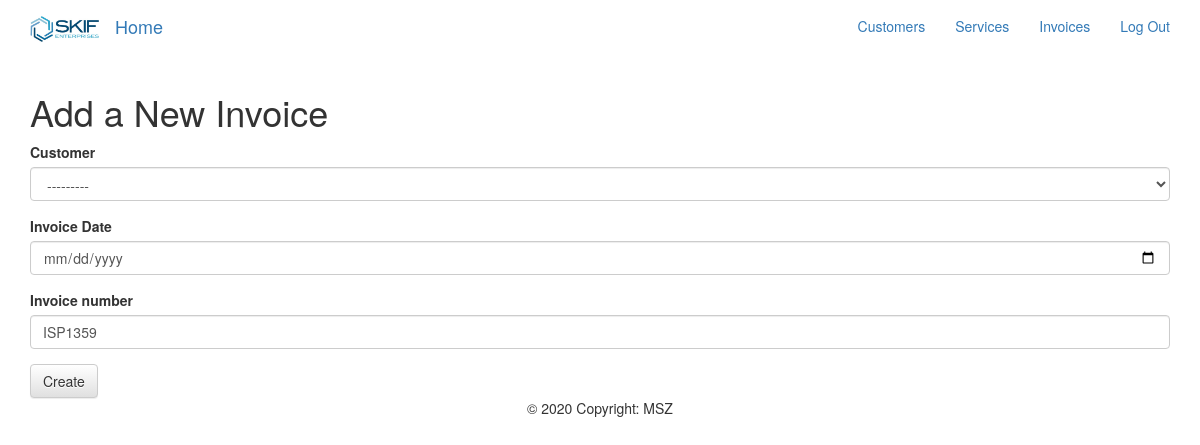
The app's page /isp_app/newinvoice/ (signed in), older data.
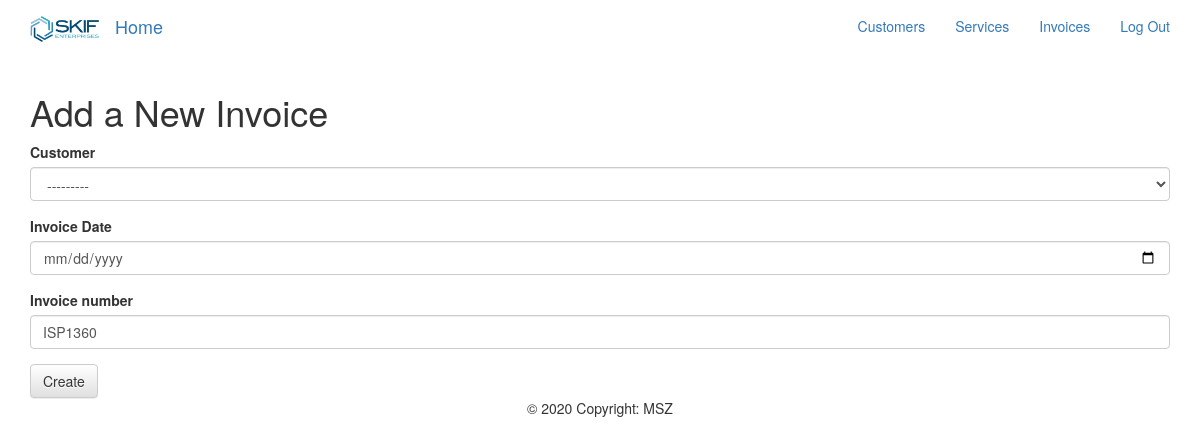
The same page, newer data.
### isp_app/models.py (models this page shows, shortened)
class Invoice(models.Model):
    customer = models.ForeignKey(Customer, on_delete=models.CASCADE)
    date_created=models.DateField(auto_now=False,auto_now_add=True)
    date_updated=models.DateField(auto_now=True,auto_now_add=False)
    invoice_created_by=models.ForeignKey(settings.AUTH_USER_MODEL, default=1, null=True, on_delete=models.CASCADE, editable=False)
    invoice_date=models.DateField(_("Invoice Date"), default=datetime.date.today)
    def increment_invoice_number():
        last_invoice = Invoice.objects.filter(customer__billing_company='SKIF').order_by('id').last()
        if not last_invoice:
             return 'ISP1359'
        invoice_no = last_invoice.invoice_number
        invoice_int = int(re.split('(\d+)',invoice_no)[1])
        new_invoice_int = invoice_int + 1
        new_invoice_no = 'ISP' + str(new_invoice_int)
        return new_invoice_no
    invoice_number=models.CharField(max_length=500, default=increment_invoice_number, null=True, blank=True )

### isp_app/views.py (the view)
# urls.py: path('newinvoice/', views.NewInvoiceView.as_view(),name='newinvoice'),
class NewInvoiceView(LoginRequiredMixin, CreateView):
    context_object_name = 'invoice'
    model=models.Invoice
    form_class= forms.InvoiceForm
    template_name = 'newinvoice.html'

### isp_app/forms.py
class InvoiceForm(forms.ModelForm):
    class Meta:
        model = Invoice
        fields='__all__'
        widgets = {
        'invoice_date': forms.DateInput(format=('%d/%m/%Y'), attrs={'class':'datepicker', 'placeholder':'Invoice Date', 'type':'date' }),
    }

### isp_app/models.py (called while the page is built)
    def __str__(self):
        return str(self.customer_name)

### isp_app/templates/newinvoice.html (shortened to what this page needs)
{% extends "base.html" %}
{% load bootstrap3 %}
{% block content%}
<div class="container">
  <h1>Add a New Invoice</h1>
  <form method="POST">
  {% bootstrap_form form %}
    <a href="{{ object.get_absolute_url }}"><input type="submit" class="btn btn-default" value="Create"></a>
  </form>
</div>
{% endblock %}

### templates/base.html (shortened to what this page needs)
<!DOCTYPE html>
{% load static%}
<html lang="en" dir="ltr">
  <head>
    <link rel="stylesheet" href="https://maxcdn.bootstrapcdn.com/bootstrap/3.3.7/css/bootstrap.min.css">
    <link rel="stylesheet" href="https://maxcdn.bootstrapcdn.com/bootstrap/3.3.7/css/bootstrap-theme.min.css">
    <link rel="stylesheet" href="{% static 'ispinvoice/css/master.css'%}">
    <link rel="stylesheet" href="https://cdnjs.cloudflare.com/ajax/libs/Chart.js/2.9.3/Chart.css">
    <link rel="stylesheet" href="https://cdnjs.cloudflare.com/ajax/libs/Chart.js/2.9.3/Chart.min.css">
  </head>
  <body>
    <nav class="navbar mynav" role="navigation" id='navbar'>
      <div class="container">
          <a href="/" class="navbar-brand">
          <img src="{% static 'img/skifnav.jpg' %}" width="70" alt="" class="d-inline-block align-middle mr-2">
        </a>
        <a class="navbar-brand mynav" href="{% url 'home'%}">Home</a>
        <ul class="nav navbar-nav navbar-right">
          {% if user.is_authenticated %}
            <li><a href="{% url 'isp_app:customerlist' %}">Customers</a></li>
            <li><a href="{% url 'isp_app:servicelist' %}">Services</a></li>
            <li><a href="{% url 'isp_app:invoicelist' %}">Invoices</a></li>
            <li><a href="{% url 'accounts:logout'%}">Log Out</a></li>
          {% endif %}
        </ul>
      </div>
    </nav>
      {% block content %}
      {% endblock %}
    <footer class="page-footer font-small blue fixed-bottom padding-top-5">
      <div class="footer-copyright text-center py-3">© 2020 Copyright: MSZ
      </div>
    </footer>
  </body>
</html>

Row changes from the older to the newer data that the page shows:
added Invoice: customer "---------", invoice_number "ISP1360"
Text that changed along with them:
form field customer: "---------" → (not shown)
form field invoice_number: "ISP1359" → (not shown)
